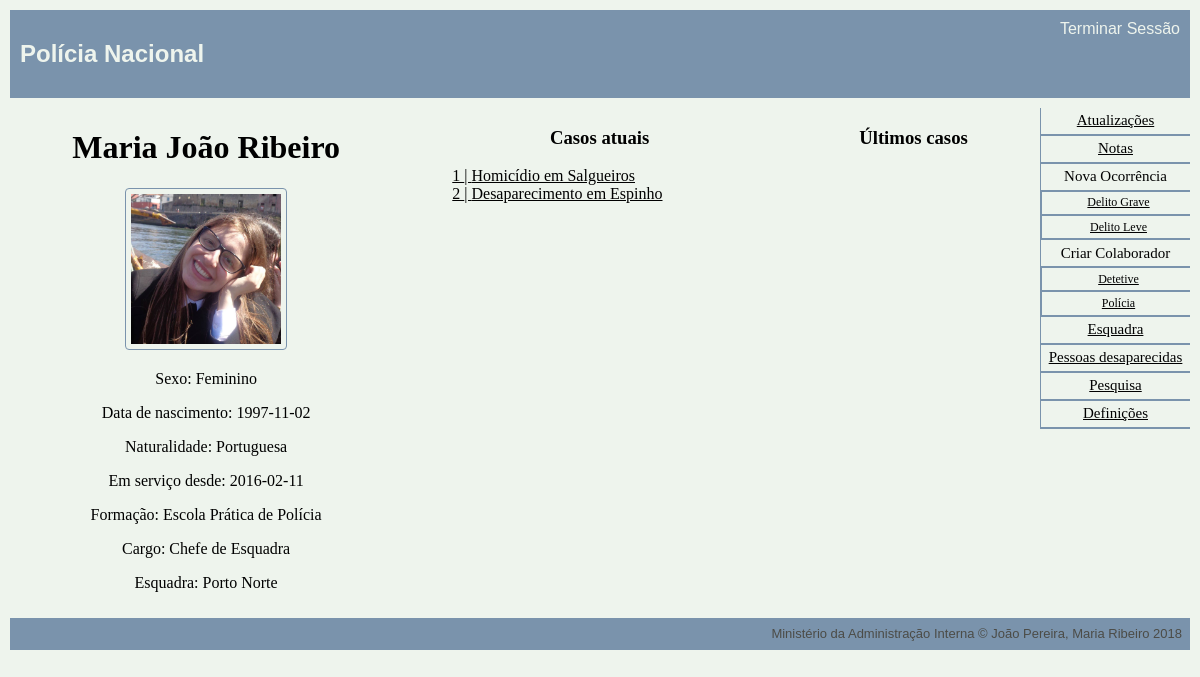
The app's page /main.php (signed in), older data.
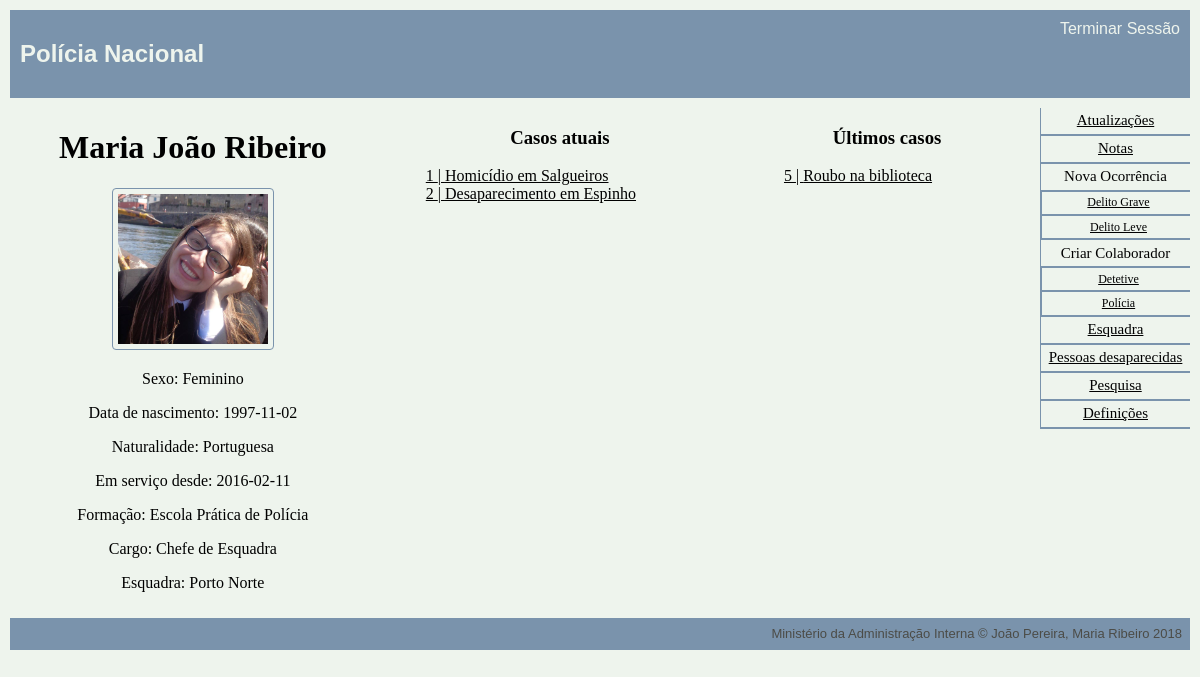
The same page, newer data.
### tables this page shows
CREATE TABLE personnel (
    username VARCHAR PRIMARY KEY,
    password VARCHAR NOT NULL,
    email VARCHAR(320) NOT NULL, -- 64 characters for local part + @ + 255 for domain name
    fullname VARCHAR(128) NOT NULL,
    gender VARCHAR NOT NULL,
    birthdate date NOT NULL,
    naturality VARCHAR NOT NULL,
    start_service date NOT NULL,
    school VARCHAR REFERENCES schools NOT NULL,
    position VARCHAR REFERENCES positions NOT NULL,
    station INTEGER REFERENCES stations,
    profile_pic VARCHAR
);

CREATE TABLE stations (
    id INTEGER PRIMARY KEY,
    name VARCHAR NOT NULL,
    city VARCHAR NOT NULL,
    adress VARCHAR NOT NULL,
    chief VARCHAR REFERENCES personnel
);

CREATE TABLE occurrences (
    id INTEGER PRIMARY KEY,
    type integer REFERENCES occ_type NOT NULL,
    title VARCHAR NOT NULL,
    chief_detective VARCHAR REFERENCES personnel,
    state VARCHAR REFERENCES states NOT NULL ,
    oppening_date date NOT NULL,
    location VARCHAR NOT NULL,
    description VARCHAR NOT NULL,
    station VARCHAR REFERENCES stations NOT NULL
);

### database/connection.php (called while the page is built, shortened)
<?php $db = new PDO('sqlite:database/database.db');
function getUserByUsername($username) {
  global $db;
  $query = $db->prepare('SELECT * FROM personnel WHERE username = ?');
  $query->execute(array($username));
  return $query->fetch();
}
function GetOccurrencesByStation($station) {
  global $db;
  $query = $db->prepare('SELECT * FROM occurrences WHERE station=? ');
  $query->execute(array($station));
  return $query->fetchAll();
}
function GetStationByID($id){
  global $db;
  $query = $db->prepare('SELECT * FROM stations WHERE id = ?');
  $query->execute([$id]);
  return $query->fetch();
}

### main.php (the view, shortened to what this page needs)
 <?php
include_once('database/connection.php');
$username = $_SESSION['username'];
?>
<!DOCTYPE html>
<html>
<head>
    <link href="style.css" rel="stylesheet">
    <link href="layout.css" rel="stylesheet">
</head>
<div class="container">
<?php include_once('common/header_aside.php'); ?>
<body class="body">
    <div id="personnel_info">
        <h1><?php echo $user['fullname']?></h1>
        <p> <?php if (isset($user['profile_pic'])) { ?>
            <img src="profile_pic/<?=$username?>.jpg">
        <?php }?></p>
        <p> Sexo: <?php echo $user['gender'] ?></p>
        <p> Data de nascimento: <?php echo $user['birthdate'] ?>  </p>
        <p> Naturalidade: <?php echo $user['naturality'] ?> </p>
        <p> Em serviço desde: <?php echo $user['start_service'] ?> </p>
        <p> Formação: <?php echo $user['school'] ?> </p>
        <p> Cargo: <?php echo $user['position'] ?> </p>
        <?php if ($user['position']!="Diretor Nacional"){?>
            <p> Esquadra: <?php echo $station['name'] ?></a></p>
        <?php } ?>
    </div>
    <?php if ($user['position']=='Diretor Nacional'){
        $occurrences=GetAllOccurrences();
    }elseif ($user['position']=='Chefe de Esquadra'){
        $occurrences=GetOccurrencesByStation($station['id']);
    }elseif ($user['position']=='Detetive'){
        $occurrences=GetOccurrencesByUsernameAndMinorOccurrences($username,$station['id']);
    }elseif ($user['position']=='Polícia'){
        $occurrences=GetOccurrencesByUsername($username);
    }
    if (!empty($occurrences)) { ?>
        <div id="current_work">
            <h3>Casos atuais</h3>
            <ul>
                <?php foreach($occurrences as $occurrence) { ?>
                    <?php if ($occurrence['state']=='Aberto') {?>
                        <?php echo "<li><a href='single_occurrence.php?id=" . $occurrence['id'] . "'>" . $occurrence['id'] . " | " . $occurrence['title'] . "</a></li>" ; ?>
                    <? } ?>
                <? } ?>
            </ul>
        </div>
        <div id="past_work">
            <h3>Últimos casos</h3>
            <ul>
                <?php foreach($occurrences as $occurrence) { ?>
                    <?php if ($occurrence['state']=='Fechado' or $occurrence['state']=='Arquivado') { ?>
                        <?php echo "<li><a href='single_occurrence.php?id=" . $occurrence['id'] . "'>" . $occurrence['id'] . " | " . $occurrence['title'] . "</a></li>" ; ?>
                    <? } ?>
                <? } ?>
            </ul>
        </div>
    <? } ?>
</body>
<?php include_once('common/footer.php'); ?>
</div>
</html>

### common/header_aside.php (shortened to what this page needs)
<?php
include_once('database/connection.php');
$user = getUserByUsername($username);
if (!isset($station)){
    $station=GetStationByID($user['station']);
}
?>
<!DOCTYPE html>
<html lang="en-US">
    <header class="header">
        <div class='title'> <a href="main.php"><h2>Polícia Nacional</h2></a></div>
        <div class='log_out'> <a href="log_out.php">Terminar Sessão</a></div>
    </header>
    <aside class="right_bar">
        <ul>
            <li><a href="updates.php">Atualizações</a></li>
            <li><a href="notes.php">Notas</a></li>
            <?php if ($user['position']!="Diretor Nacional"){?>
                <li><a> Nova Ocorrência</a></li>
                <ul>
                    <?php if ($user['position']!="Polícia"){?>
                        <li id="sub_list"><a href="new_occurrence.php?relevance=2"> Delito Grave </a></li>
                    <?php } ?>
                        <li id="sub_list"><a href="new_occurrence.php?relevance=1"> Delito Leve </a></li>
                </ul>
            <?php }?>
            <?php if ($user['position']=="Diretor Nacional" || $user['position']=="Chefe de Esquadra" ){?>
                <li><a> Criar Colaborador </a></li>
                    <ul>
                            <li id="sub_list"><a href="create_personnel.php?position=Detetive"> Detetive </a></li>
                            <li id="sub_list"><a href="create_personnel.php?position=Polícia"> Polícia </a></li>
                    </ul>
            <?php } ?>
            <?php if ($user['position']!="Diretor Nacional"){?>
                <li><a href="station.php?station=<?=$station['id']?>">Esquadra</a></li>
            <?php } ?>
            <?php if ($user['position']=="Chefe de Esquadra"){?>
                <li><a href="missing_people.php">Pessoas desaparecidas</a></li>
            <?php } ?>
            <li><a href="search.php">Pesquisa</a></li>
            <li> <a href="main.php?definitions=1"> Definições </a>
            <?php if(isset($_GET['definitions'])){?>
                <ul>
                <li id="sub_list"><a href="change_password.php">Mudar Password</a></li>
                <li id="sub_list"><a href="UpdateProfileImage.php">Atualizar Foto Pessoal</a></li>
                </ul>
            <?php } ?> </li>
        </ul>
    </aside>
</html>

### common/footer.php
<footer class=footer>
        <p> Ministério da Administração Interna &copy; João Pereira, Maria Ribeiro 2018</p>
</footer>

### style.css (style rules this page uses)
html { background-color:#EEF4ED; }
.body { margin: 0; padding: 0; text-align: left; }
header { background-color: #7A93AC; padding: 0.5em; margin:0; }
.log_out { text-align: right; }
header a { color: #EEF4ED; text-decoration: none; font-family: Helvetica; text-align: left; }
footer { background-color:#7A93AC; padding: 0.5em; height: 1em; margin:1; position: relative; }
footer p { margin: 0; text-align: right; font-size: small; font-family: Helvetica; color: #4C4C47; }
img { border: 1px solid #7A93AC; border-radius: 4px; padding: 5px; width: 150px; }
.right_bar { margin: 0; padding: 0; }
.right_bar ul { margin:0; padding: 0; border-left: 1px solid #7A93AC; }
li { list-style-type: none; }
.right_bar li { text-align: center; font-size: 15px; padding: 0.3em 0; border-bottom: 2px solid #7A93AC; }
a { color: black; }
#sub_list { text-indent: 5px; font-size:12px; }
.body h3 { text-align: center; }
#personnel_info { text-align:center; }

### layout.css (style rules this page uses)
.header { grid-area: header; }
.right_bar { grid-area: right_bar; }
.body { grid-area: body; }
.footer { grid-area: footer; }
.container { display: grid; grid-template-columns: auto auto auto 150px ; grid-template-areas: 'header header header header' 'body body body right_bar' 'footer footer footer footer'; grid-gap: 10px; padding: 10px; }
.title { grid-area: title; }
.log_out { grid-area: log_out; }
.header { display: grid; grid-template-areas: 'title log_out'; grid-gap: 10px; padding: 10px; }

Row changes from the older to the newer data that the page shows:
added occurrences: id "5", title "Roubo na biblioteca", shown under "Últimos casos"
